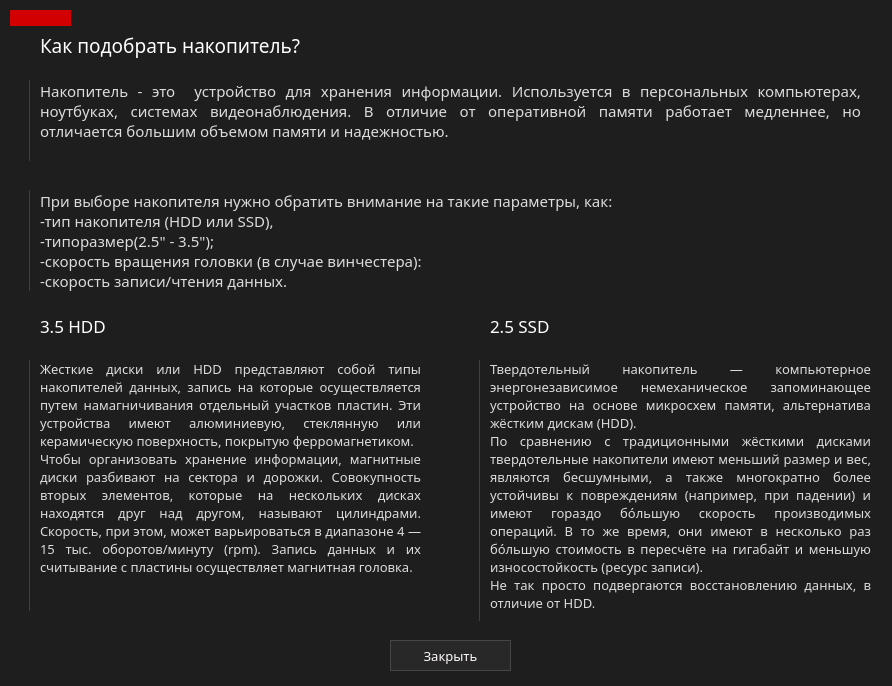
<?xml version="1.0" encoding="UTF-8"?>
<ui version="4.0">
 <class>widgetDiskHelp</class>
 <widget class="QWidget" name="widgetDiskHelp">
  <property name="geometry">
   <rect>
    <x>0</x>
    <y>0</y>
    <width>892</width>
    <height>686</height>
   </rect>
  </property>
  <property name="windowTitle">
   <string>Подобрать накопитель</string>
  </property>
  <property name="windowIcon">
   <iconset>
    <normaloff>../../images/faq.png</normaloff>../../images/faq.png</iconset>
  </property>
  <property name="styleSheet">
   <string notr="true">QWidget{
	background-color: rgb(30,30,30);
	color: white;
}</string>
  </property>
  <widget class="QLabel" name="lbGeForce">
   <property name="geometry">
    <rect>
     <x>40</x>
     <y>360</y>
     <width>381</width>
     <height>261</height>
    </rect>
   </property>
   <property name="font">
    <font>
     <family>Montserrat Medium</family>
     <pointsize>10</pointsize>
    </font>
   </property>
   <property name="autoFillBackground">
    <bool>false</bool>
   </property>
   <property name="styleSheet">
    <string notr="true">color: rgb(220,220,220);</string>
   </property>
   <property name="text">
    <string>Жесткие диски или HDD представляют собой типы накопителей данных, запись на которые осуществляется путем намагничивания отдельный участков пластин. Эти устройства имеют алюминиевую, стеклянную или керамическую поверхность, покрытую ферромагнетиком.
Чтобы организовать хранение информации, магнитные диски разбивают на сектора и дорожки. Совокупность вторых элементов, которые на нескольких дисках находятся друг над другом, называют цилиндрами. Скорость, при этом, может варьироваться в диапазоне 4 — 15 тыс. оборотов/минуту (rpm). Запись данных и их считывание с пластины осуществляет магнитная головка.</string>
   </property>
   <property name="textFormat">
    <enum>Qt::PlainText</enum>
   </property>
   <property name="alignment">
    <set>Qt::AlignJustify|Qt::AlignTop</set>
   </property>
   <property name="wordWrap">
    <bool>true</bool>
   </property>
  </widget>
  <widget class="Line" name="line">
   <property name="geometry">
    <rect>
     <x>10</x>
     <y>360</y>
     <width>20</width>
     <height>251</height>
    </rect>
   </property>
   <property name="styleSheet">
    <string notr="true">border: 0px;
border-right: 1px solid rgb(210, 0, 0);</string>
   </property>
   <property name="orientation">
    <enum>Qt::Vertical</enum>
   </property>
  </widget>
  <widget class="QLabel" name="lbHowVid">
   <property name="geometry">
    <rect>
     <x>40</x>
     <y>30</y>
     <width>281</width>
     <height>31</height>
    </rect>
   </property>
   <property name="font">
    <font>
     <family>Montserrat</family>
     <pointsize>14</pointsize>
    </font>
   </property>
   <property name="text">
    <string>Как подобрать накопитель?</string>
   </property>
  </widget>
  <widget class="QLabel" name="lbHowVidTxt">
   <property name="geometry">
    <rect>
     <x>40</x>
     <y>80</y>
     <width>821</width>
     <height>91</height>
    </rect>
   </property>
   <property name="font">
    <font>
     <family>Montserrat Medium</family>
     <pointsize>11</pointsize>
    </font>
   </property>
   <property name="styleSheet">
    <string notr="true">color: rgb(220,220,220);</string>
   </property>
   <property name="text">
    <string>Накопитель - это  устройство для хранения информации. Используется в персональных компьютерах, ноутбуках, системах видеонаблюдения. В отличие от оперативной памяти работает медленнее, но отличается большим объемом памяти и надежностью.</string>
   </property>
   <property name="textFormat">
    <enum>Qt::PlainText</enum>
   </property>
   <property name="scaledContents">
    <bool>false</bool>
   </property>
   <property name="alignment">
    <set>Qt::AlignJustify|Qt::AlignTop</set>
   </property>
   <property name="wordWrap">
    <bool>true</bool>
   </property>
   <property name="openExternalLinks">
    <bool>false</bool>
   </property>
  </widget>
  <widget class="QLabel" name="lbNvidia">
   <property name="geometry">
    <rect>
     <x>40</x>
     <y>310</y>
     <width>151</width>
     <height>31</height>
    </rect>
   </property>
   <property name="font">
    <font>
     <family>Montserrat</family>
     <pointsize>13</pointsize>
     <weight>50</weight>
     <italic>false</italic>
     <bold>false</bold>
    </font>
   </property>
   <property name="text">
    <string>3.5 HDD</string>
   </property>
  </widget>
  <widget class="Line" name="rectangle">
   <property name="geometry">
    <rect>
     <x>10</x>
     <y>10</y>
     <width>61</width>
     <height>16</height>
    </rect>
   </property>
   <property name="styleSheet">
    <string notr="true">background-color: rgb(210, 0, 0);
border: 1px solid rgb(210, 0, 0);</string>
   </property>
   <property name="orientation">
    <enum>Qt::Horizontal</enum>
   </property>
  </widget>
  <widget class="Line" name="line_3">
   <property name="geometry">
    <rect>
     <x>460</x>
     <y>360</y>
     <width>20</width>
     <height>261</height>
    </rect>
   </property>
   <property name="styleSheet">
    <string notr="true">border: 0px;
border-right: 1px solid rgb(210, 0, 0);</string>
   </property>
   <property name="orientation">
    <enum>Qt::Vertical</enum>
   </property>
  </widget>
  <widget class="Line" name="line_4">
   <property name="geometry">
    <rect>
     <x>10</x>
     <y>80</y>
     <width>20</width>
     <height>81</height>
    </rect>
   </property>
   <property name="styleSheet">
    <string notr="true">border: 0px;
border-right: 1px solid rgb(210, 0, 0);</string>
   </property>
   <property name="orientation">
    <enum>Qt::Vertical</enum>
   </property>
  </widget>
  <widget class="QLabel" name="lbHowVidTxt_2">
   <property name="geometry">
    <rect>
     <x>40</x>
     <y>190</y>
     <width>821</width>
     <height>101</height>
    </rect>
   </property>
   <property name="font">
    <font>
     <family>Montserrat Medium</family>
     <pointsize>11</pointsize>
    </font>
   </property>
   <property name="styleSheet">
    <string notr="true">color: rgb(220,220,220);</string>
   </property>
   <property name="text">
    <string>При выборе накопителя нужно обратить внимание на такие параметры, как: 
-тип накопителя (HDD или SSD),  
-типоразмер(2.5&quot; - 3.5&quot;); 
-скорость вращения головки (в случае винчестера): 
-скорость записи/чтения данных.</string>
   </property>
   <property name="textFormat">
    <enum>Qt::PlainText</enum>
   </property>
   <property name="scaledContents">
    <bool>false</bool>
   </property>
   <property name="alignment">
    <set>Qt::AlignJustify|Qt::AlignTop</set>
   </property>
   <property name="wordWrap">
    <bool>true</bool>
   </property>
   <property name="openExternalLinks">
    <bool>false</bool>
   </property>
  </widget>
  <widget class="Line" name="line_2">
   <property name="geometry">
    <rect>
     <x>10</x>
     <y>190</y>
     <width>20</width>
     <height>101</height>
    </rect>
   </property>
   <property name="styleSheet">
    <string notr="true">border: 0px;
border-right: 1px solid rgb(210, 0, 0);</string>
   </property>
   <property name="orientation">
    <enum>Qt::Vertical</enum>
   </property>
  </widget>
  <widget class="QLabel" name="lbAmd">
   <property name="geometry">
    <rect>
     <x>490</x>
     <y>310</y>
     <width>151</width>
     <height>31</height>
    </rect>
   </property>
   <property name="font">
    <font>
     <family>Montserrat</family>
     <pointsize>13</pointsize>
    </font>
   </property>
   <property name="text">
    <string>2.5 SSD</string>
   </property>
  </widget>
  <widget class="QLabel" name="lbRadeon">
   <property name="geometry">
    <rect>
     <x>490</x>
     <y>360</y>
     <width>381</width>
     <height>271</height>
    </rect>
   </property>
   <property name="font">
    <font>
     <family>Montserrat Medium</family>
     <pointsize>10</pointsize>
    </font>
   </property>
   <property name="autoFillBackground">
    <bool>false</bool>
   </property>
   <property name="styleSheet">
    <string notr="true">color: rgb(220,220,220);</string>
   </property>
   <property name="text">
    <string>Твердотельный накопитель — компьютерное энергонезависимое немеханическое запоминающее устройство на основе микросхем памяти, альтернатива жёстким дискам (HDD). 
По сравнению с традиционными жёсткими дисками твердотельные накопители имеют меньший размер и вес, являются бесшумными, а также многократно более устойчивы к повреждениям (например, при падении) и имеют гораздо бóльшую скорость производимых операций. В то же время, они имеют в несколько раз бóльшую стоимость в пересчёте на гигабайт и меньшую износостойкость (ресурс записи).
Не так просто подвергаются восстановлению данных, в отличие от HDD.</string>
   </property>
   <property name="textFormat">
    <enum>Qt::PlainText</enum>
   </property>
   <property name="alignment">
    <set>Qt::AlignJustify|Qt::AlignTop</set>
   </property>
   <property name="wordWrap">
    <bool>true</bool>
   </property>
  </widget>
  <widget class="QPushButton" name="btnClose">
   <property name="geometry">
    <rect>
     <x>390</x>
     <y>640</y>
     <width>121</width>
     <height>31</height>
    </rect>
   </property>
   <property name="font">
    <font>
     <family>Montserrat Medium</family>
     <pointsize>10</pointsize>
    </font>
   </property>
   <property name="styleSheet">
    <string notr="true">QPushButton{
	border:1px solid rgb(70,70,70);
	background-color: rgb(40,40,40);
	color: #fffafa;
}

QPushButton::hover
{
	border:1px;
	background-color: rgb(60,60,60);
	border-color: rgb(40,40,40);
	border-bottom: 1px solid  red;
	color: red;
}
</string>
   </property>
   <property name="text">
    <string>Закрыть</string>
   </property>
  </widget>
 </widget>
 <resources/>
 <connections>
  <connection>
   <sender>btnClose</sender>
   <signal>clicked()</signal>
   <receiver>widgetDiskHelp</receiver>
   <slot>close()</slot>
   <hints>
    <hint type="sourcelabel">
     <x>450</x>
     <y>655</y>
    </hint>
    <hint type="destinationlabel">
     <x>445</x>
     <y>342</y>
    </hint>
   </hints>
  </connection>
 </connections>
</ui>
